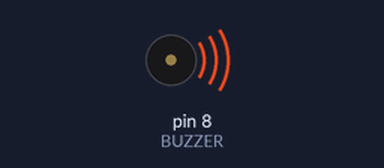
The sketch below on a simulated Arduino Uno, built with avr-gcc and run on an emulated ATmega328P. Shown: buzzer (waves = sounding). What the sketch prints to the serial monitor is not drawn.

Above: at 0.1 s.
At 1.0 s:
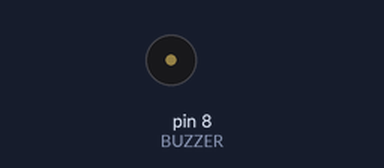
Timing chart, 0 to 2.5 s (numbered marks = the images above):
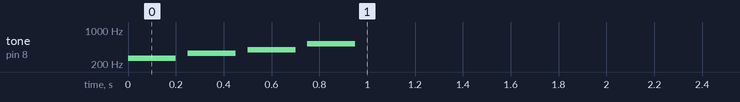

The sketch:

example.ino
```cpp
// Passive buzzer on D8: play C4 E4 G4 C5, then report. tone() works on any pin.
const int BUZZER = 8;
const int NOTES[] = {262, 330, 392, 523};

void setup() {
  Serial.begin(115200);
  for (int i = 0; i < 4; i++) {
    tone(BUZZER, NOTES[i]);
    delay(200);
    noTone(BUZZER);
    delay(50);
  }
  Serial.println("melody done");
}

void loop() {}
```
